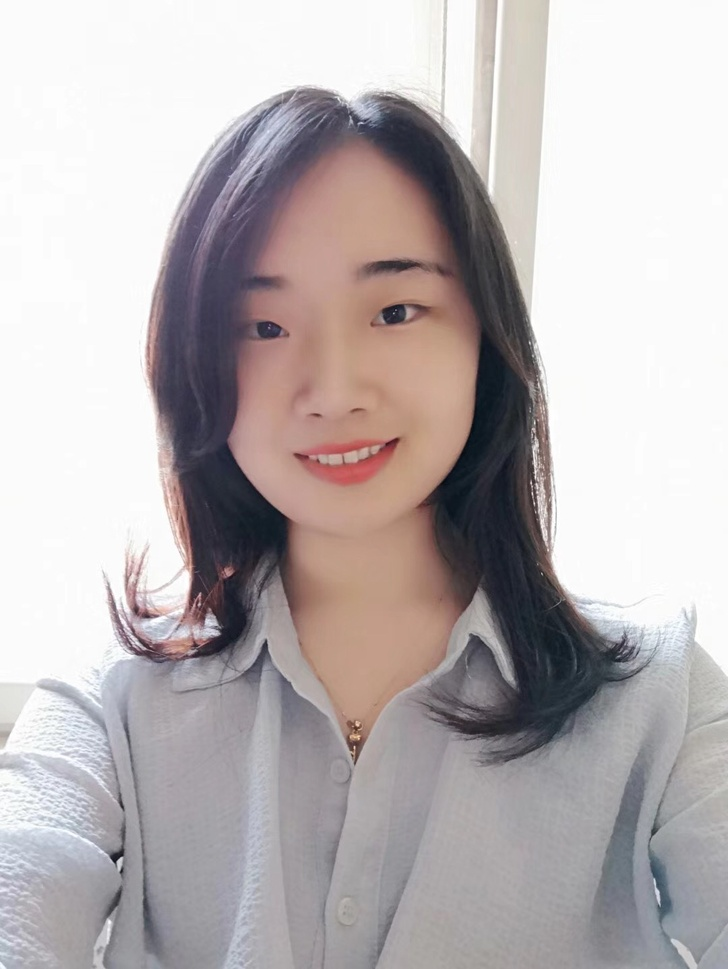
#> input picture MyOpenCv/face.jpg, 728 x 969 px, shrunk from 1080 x 1438 before the run
$ python myface.py   (older library calls are emulated)
#> lines starting #> are read from the running program, lines starting #| are printed output that depends on the picture; after the words box and inside, x2 and y2 are one past the last pixel; in counts of white or black regions, pixels touching at a corner belong together
import sys
import cv2

image_path = "face.jpg"


# https://github.com/opencv/opencv/tree/master/data/haarcascades?spm=a2c4e.10696291.0.0.300719a4x9vez5


def detect_face():
    # 获取训练好的人脸的参数数据，这里直接从GitHub上使用默认值
    face_cascade = cv2.CascadeClassifier(r'./haarcascade_frontalface_default.xml')
    # 读取图片
    image = cv2.imread(image_path)
#> image is the input picture: shape (969, 728, 3); mean B, G, R 179.3, 178.4, 185.3
    gray = cv2.cvtColor(image, cv2.COLOR_BGR2GRAY)
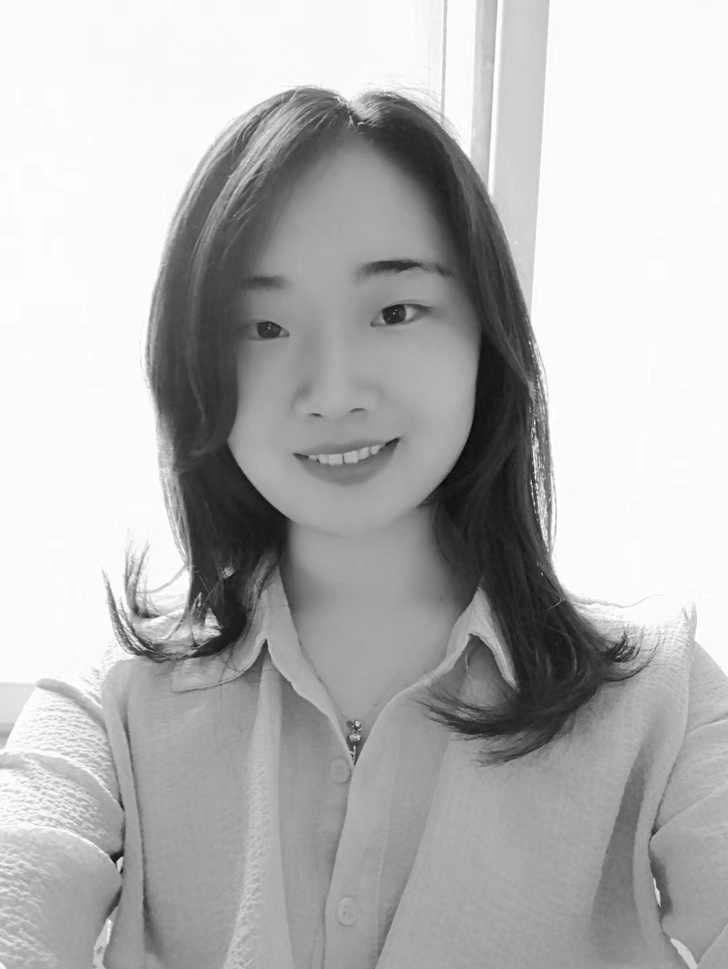
#> gray: shape (969, 728); min 8, max 255, mean 180.6

    # 探测图片中的人脸
    faces = face_cascade.detectMultiScale(
        gray,
        scaleFactor=1.15,
        minNeighbors=5,
        minSize=(5, 5),
        # flags=cv2.CV_HAAR_SCALE_IMAGE
    )
#> faces = [[175, 197, 331, 331]]

    print("发现{0}个人脸!".format(len(faces)))
#| 发现1个人脸!

    for (x, y, w, h) in faces:
        print(x, y, w, h)
        cv2.circle(image, (int((x + x + w) / 2), int((y + y + h) / 2)), int(w / 2), (0, 255, 0), 2)
#> this loop made 1 pass
#| 175 197 331 331
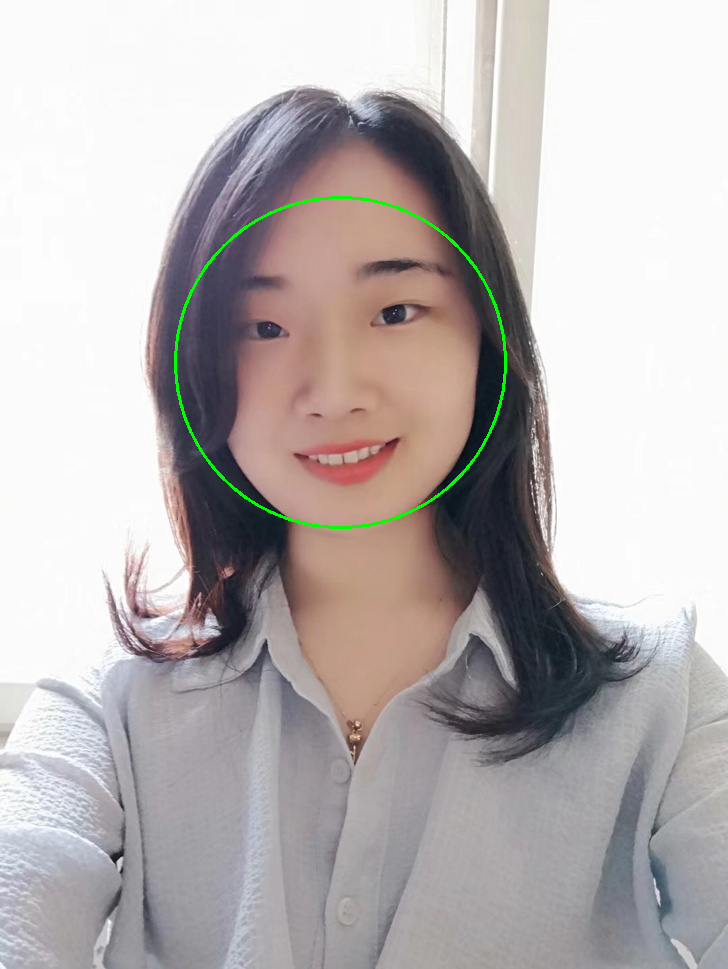
#> image: shape (969, 728, 3); 0.44% of pixels changed, all inside (x1, y1, x2, y2) = (174, 196, 507, 529)

    font = cv2.FONT_HERSHEY_SIMPLEX
#> font = 0
    cv2.putText(image, "OpenCV", (80, 90), font, 2, (255, 255, 255), 3)
#> image: shape (969, 728, 3); 0.41% of pixels changed, all inside (x1, y1, x2, y2) = (84, 46, 315, 107)

    cv2.imshow("Find faces", image)
    cv2.waitKey(0)


def main():
    detect_face()


if __name__ == '__main__':
    main()

$ run again, with MyOpenCv/test2.jpg copied over MyOpenCv/face.jpg
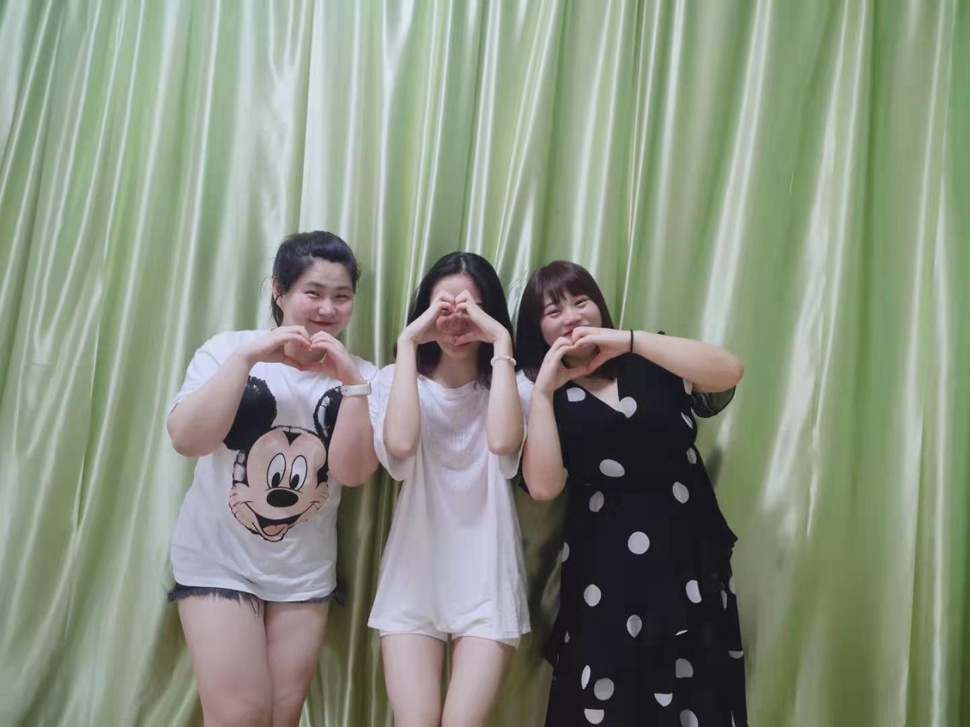
#> input picture MyOpenCv/test2.jpg, 970 x 727 px, shrunk from 1440 x 1080 before the run
#> in detect_face, image is the input picture: shape (727, 970, 3); mean B, G, R 128.4, 144.7, 136.4
#> faces = [[286, 262, 84, 84]]
#| 发现1个人脸!
#> the loop in detect_face, `for (x, y, w, h) in faces:` made 1 pass
#> (printed output is left out)
#> after the loop in detect_face, `for (x, y, w, h) in faces:`:
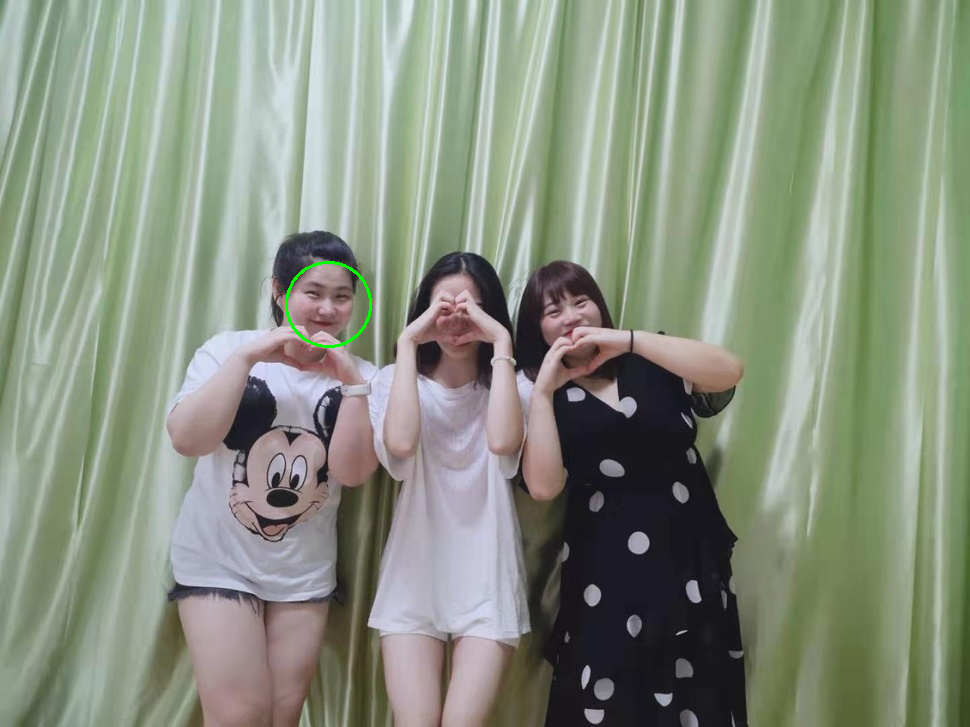
#> image: shape (727, 970, 3); 0.11% of pixels changed, all inside (x1, y1, x2, y2) = (285, 261, 372, 348)
#> font = 0
#> in detect_face, `cv2.putText(image, "OpenCV", (80, 90), font, 2, (255, 255, 255), 3)`:
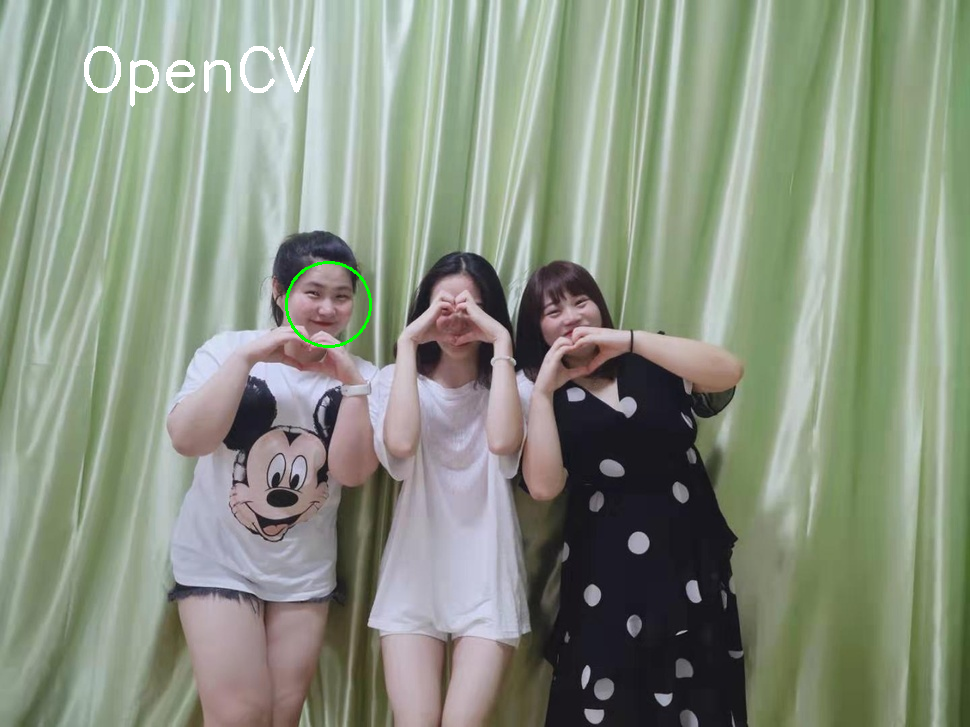
#> image: shape (727, 970, 3); 0.41% of pixels changed, all inside (x1, y1, x2, y2) = (84, 46, 315, 107)
